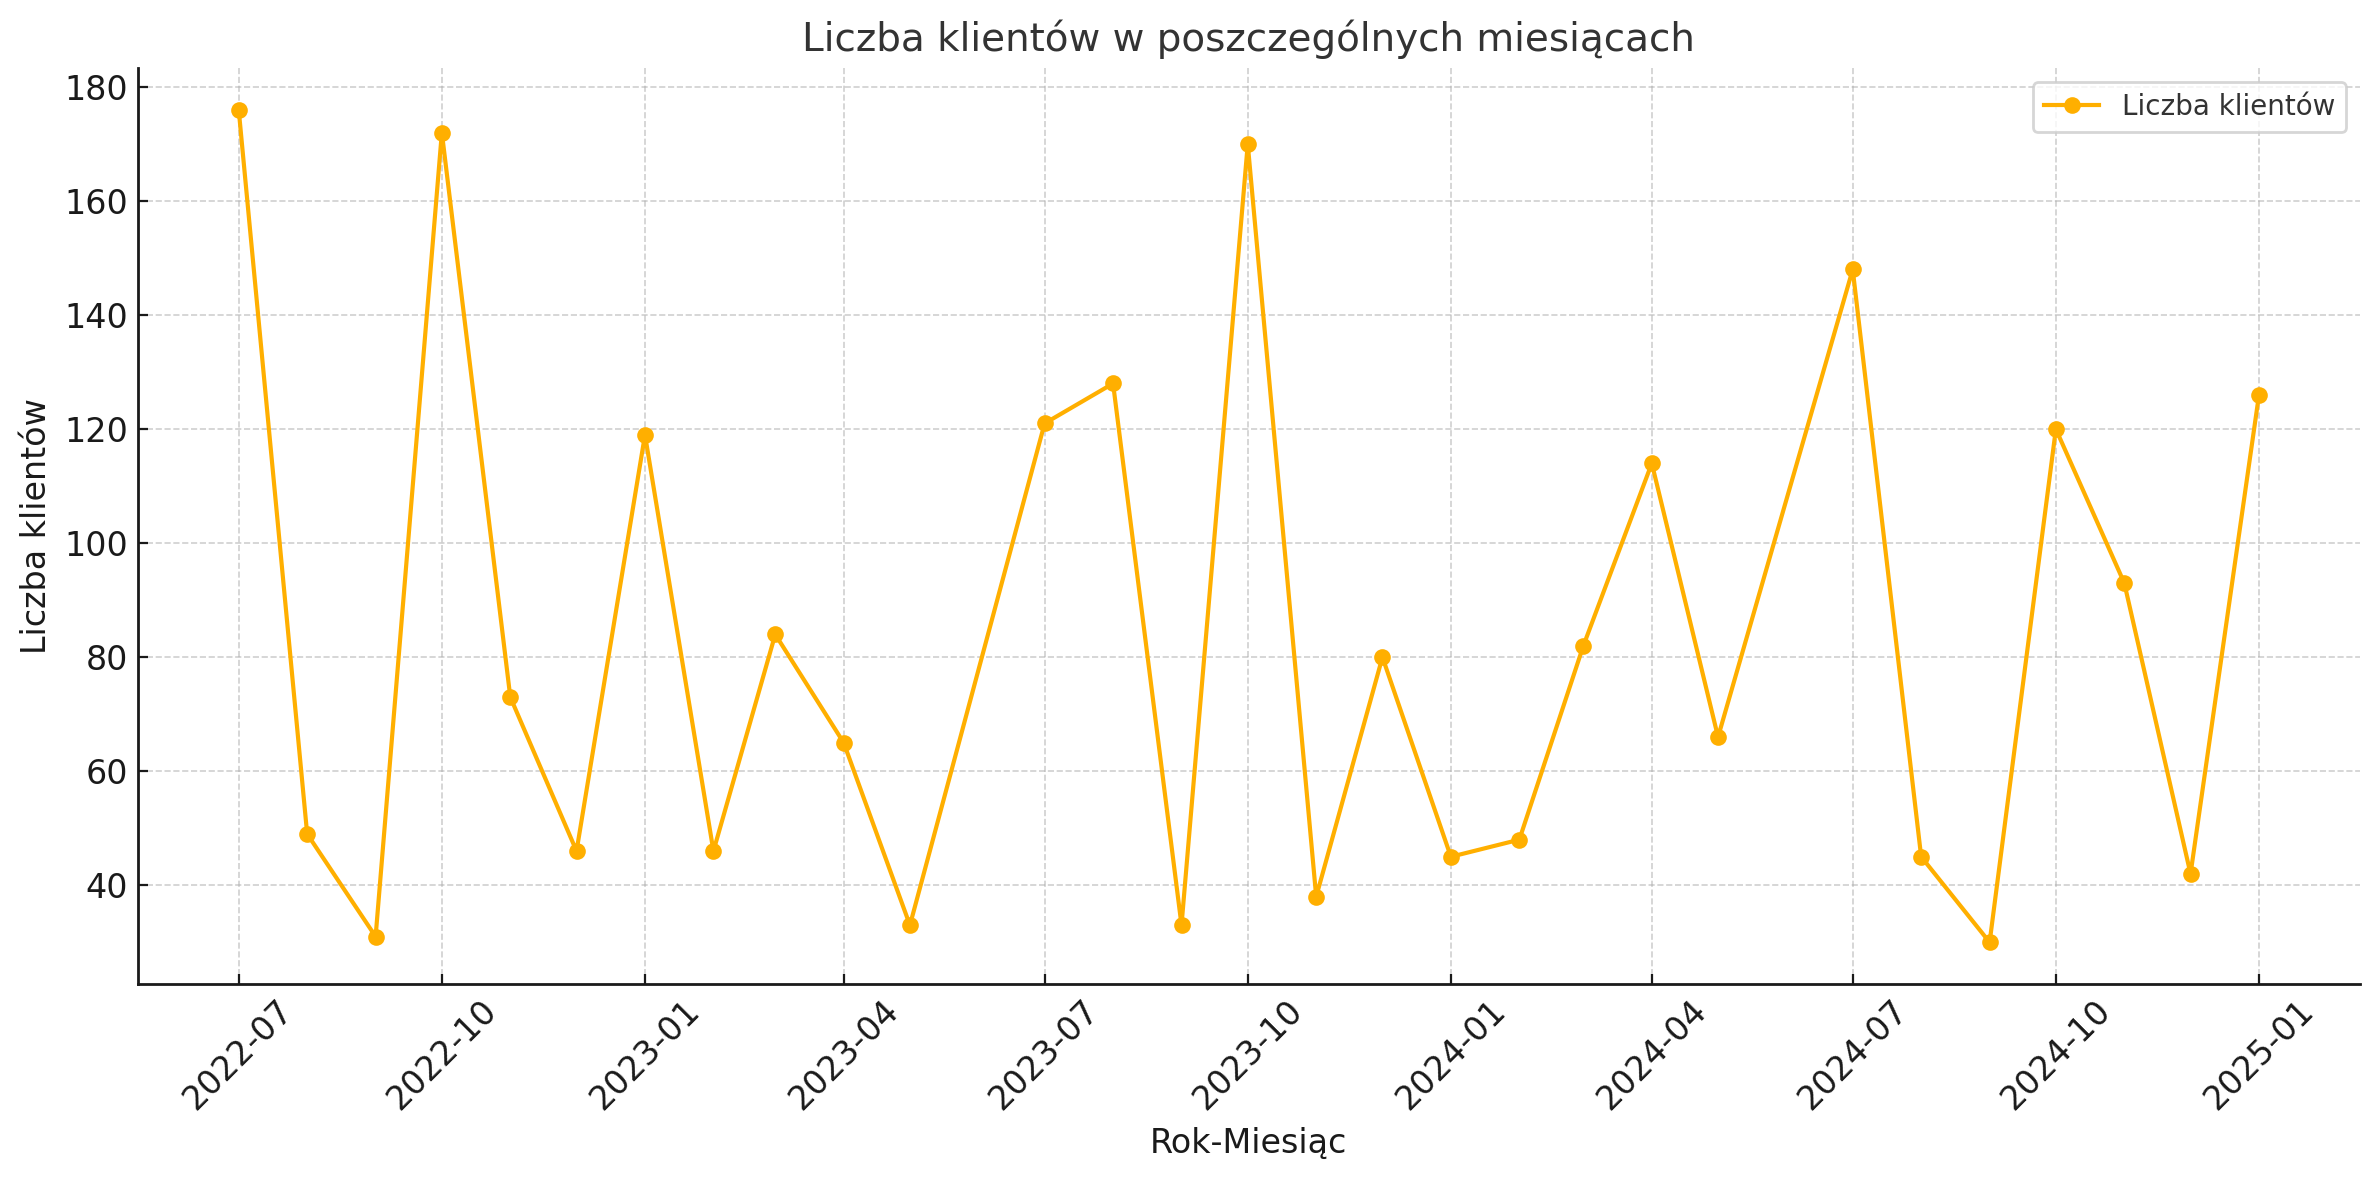

This figure's Python source:
import matplotlib.pyplot as plt
from datetime import datetime

# Dane wejściowe
dane = [
    ("2022-07", 176), ("2022-08", 49), ("2022-09", 31), ("2022-10", 172), ("2022-11", 73),
    ("2022-12", 46), ("2023-01", 119), ("2023-02", 46), ("2023-03", 84), ("2023-04", 65),
    ("2023-05", 33), ("2023-07", 121), ("2023-08", 128), ("2023-09", 33), ("2023-10", 170),
    ("2023-11", 38), ("2023-12", 80), ("2024-01", 45), ("2024-02", 48), ("2024-03", 82),
    ("2024-04", 114), ("2024-05", 66), ("2024-07", 148), ("2024-08", 45), ("2024-09", 30),
    ("2024-10", 120), ("2024-11", 93), ("2024-12", 42), ("2025-01", 126)
]

# Konwersja danych na osobne listy
rok_miesiac = [datetime.strptime(row[0], "%Y-%m") for row in dane]
liczba_klientow = [row[1] for row in dane]

# Tworzenie wykresu
plt.figure(figsize=(12, 6))
plt.plot(rok_miesiac, liczba_klientow, marker='o', label='Liczba klientów')

plt.title("Liczba klientów w poszczególnych miesiącach", fontsize=14)
plt.xlabel("Rok-Miesiąc", fontsize=12)
plt.ylabel("Liczba klientów", fontsize=12)
plt.grid(True, linestyle='--', alpha=0.6)
plt.xticks(rotation=45)
plt.legend()

plt.tight_layout()
plt.show()
